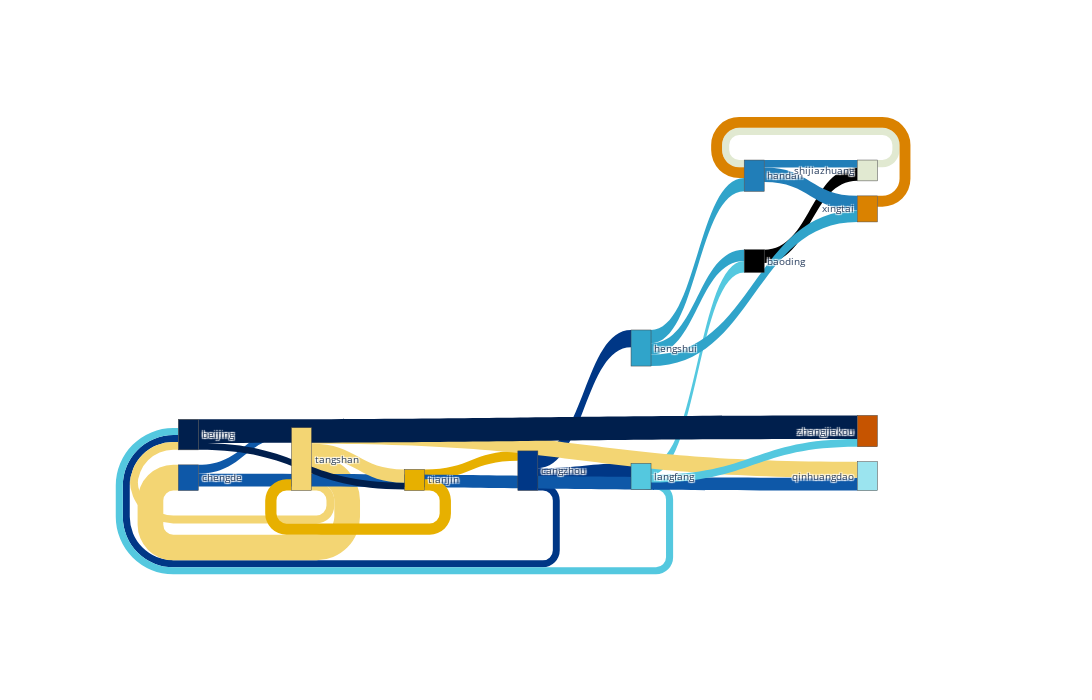

Notebook code cell kept with this figure:
### Code cell
colormap = px.colors.cyclical.IceFire
assert len(colormap) > len(labels), "Not enough colours for nodes"

fig = go.Figure(data=[go.Sankey(
    node = dict(
      pad = 15,
      label = labels,
      color = list(map(lambda i: colormap[i], range(len(labels)))),
      hoverinfo = 'none'
    ),
    link = dict(
      source = source_filtered,
      target = target_filtered,
      value = values_filtered,
      color = list(map(lambda i: colormap[i], source_filtered)),
      #hoverinfo = 'none'
  ))], layout={'width': 1200, 'height': 700})

fig.update_layout(font_size=10)
fig.show()

### Figure 1 — Plotly figure (JSON) as saved in the notebook; plotly's stock layout.template omitted (floating-point values rounded to 4 significant figures)
{"data": [{"link": {"color": ["#30a4ca", "#54c8df", "#003786", "#54c8df", "#f3d573", "#e7b000", "#f3d573", "#30a4ca", "#e1e9d1", "#da8200", "#003786", "#003786", "#0e58a8", "#f3d573", "#000000", "#217eb8", "#0e58a8", "#e7b000", "#001f4d", "#f3d573", "#217eb8", "#30a4ca", "#001f4d", "#54c8df"], "source": [5, 6, 2, 6, 9, 10, 9, 5, 8, 11, 2, 2, 3, 9, 0, 4, 3, 10, 1, 9, 4, 5, 1, 6], "target": [0, 0, 1, 1, 1, 2, 3, 4, 4, 4, 5, 6, 7, 7, 8, 8, 9, 9, 10, 10, 11, 11, 12, 12], "value": [0.3603, 0.3656, 0.2202, 0.2256, 0.2496, 0.3138, 0.8181, 0.4221, 0.2284, 0.3464, 0.5518, 0.4901, 0.4085, 0.5092, 0.4261, 0.2372, 0.2816, 0.3591, 0.2175, 0.424, 0.4626, 0.3665, 0.7546, 0.2429]}, "node": {"color": ["#000000", "#001f4d", "#003786", "#0e58a8", "#217eb8", "#30a4ca", "#54c8df", "#9be4ef", "#e1e9d1", "#f3d573", "#e7b000", "#da8200", "#c65400"], "hoverinfo": "none", "label": ["baoding", "beijing", "cangzhou", "chengde", "handan", "hengshui", "langfang", "qinhuangdao", "shijiazhuang", "tangshan", "tianjin", "xingtai", "zhangjiakou"], "pad": 15}, "type": "sankey"}], "layout": {"font": {"size": 10}, "height": 700, "width": 1200}}
